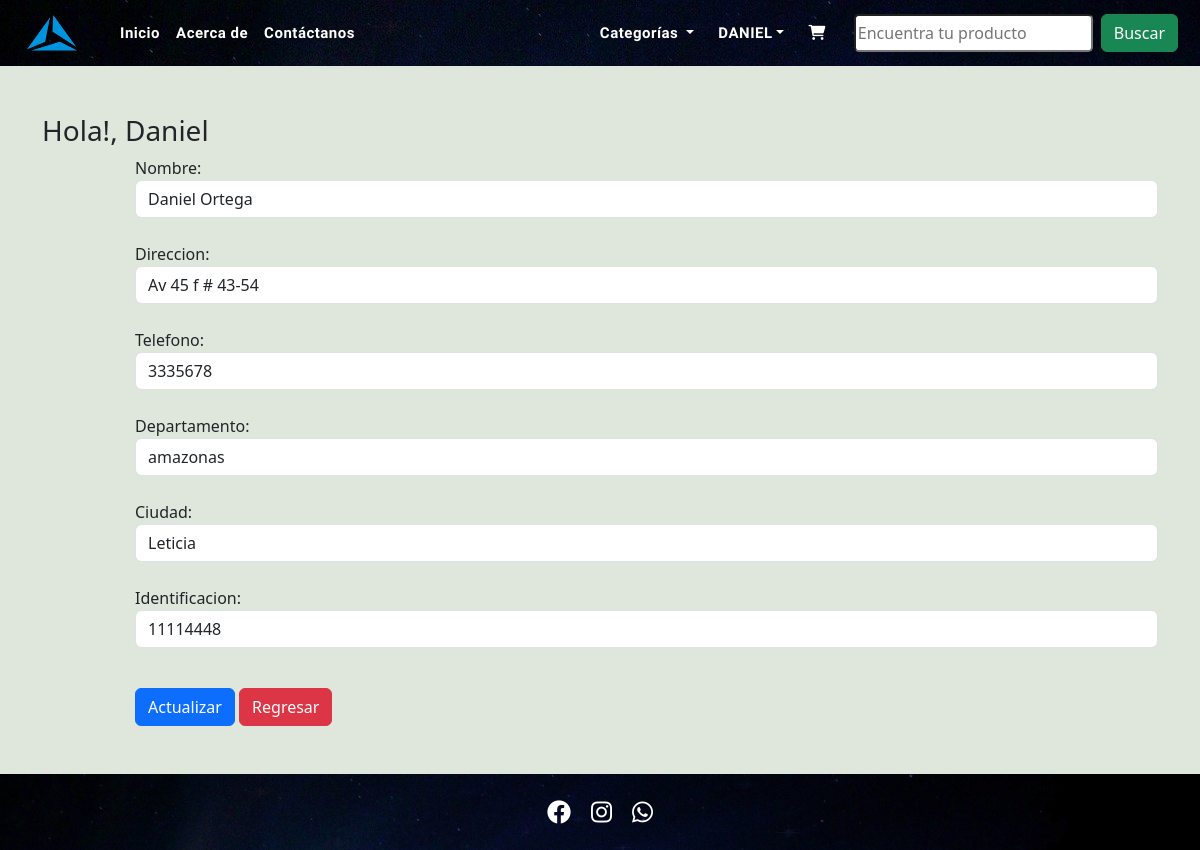
The page /updateAddress/1 (signed in) on the database as committed earlier.
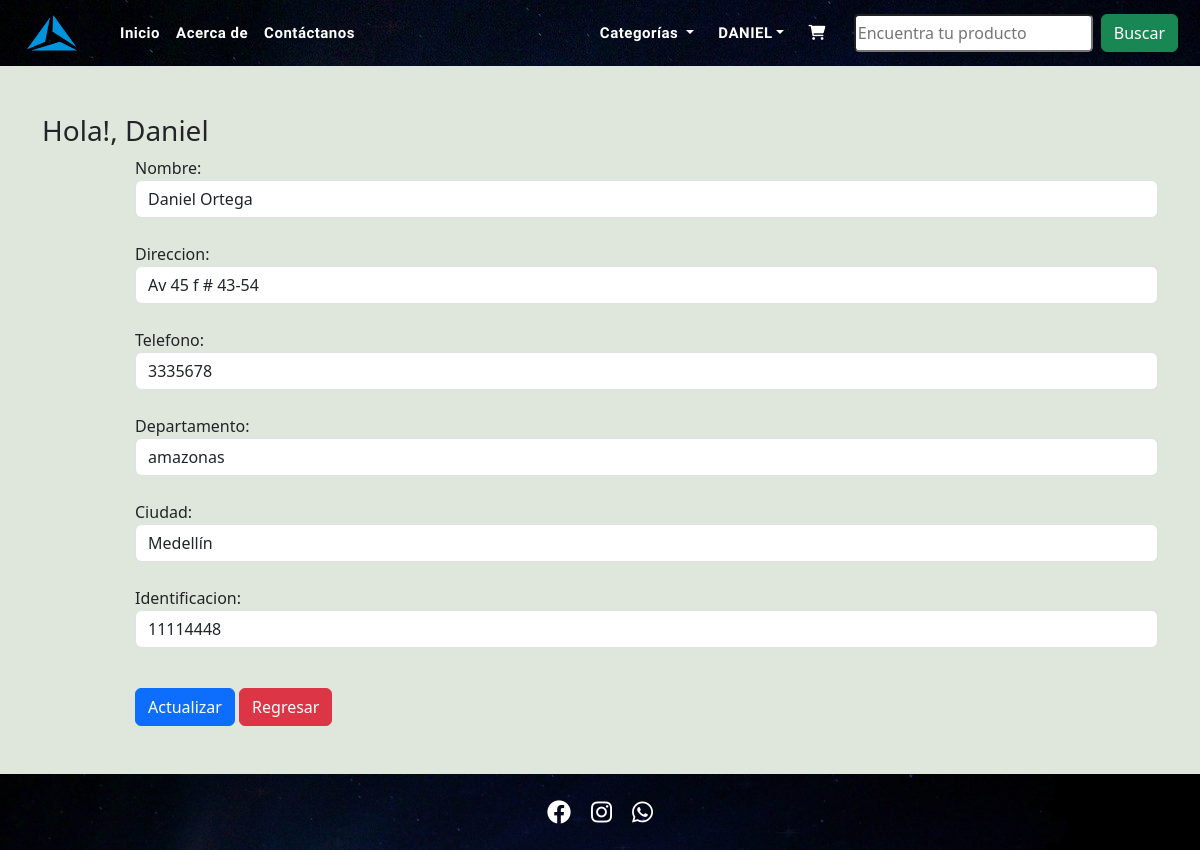
The same page on the database as committed later.
### app/models.py (models this page shows, shortened)
class Customer(models.Model):
    user = models.ForeignKey(User,on_delete=models.CASCADE)
    nombre = models.CharField(max_length=200)
    direccion = models.CharField(max_length=200)
    telefono = models.IntegerField(default=0)
    departamento = models.CharField(max_length=200)
    identificacion = models.IntegerField()
    ciudad = models.CharField(choices=STATE_CHOICES, max_length=100)
    class Meta:
        verbose_name_plural = "Administradores"

### app/views.py (the view, shortened to what this page needs)
# urls.py: path('updateAddress/<int:pk>', views.UpdateAddress.as_view(),name='updateAddress'),
@method_decorator(login_required,name='dispatch')
class UpdateAddress(View):
    def get(self,request,pk):
        add = Customer.objects.get(pk=pk)
        form = CustomerProfileForm(instance=add)
        totalitem = 0
        wishitem = 0
        if request.user.is_authenticated:
            totalitem = len(Cart.objects.filter(user=request.user))
            wishitem = len(Wishlist.objects.filter(user=request.user))
        return render(request, 'app/updateAddress.html',locals())

### app/forms.py
class CustomerProfileForm(forms.ModelForm):
    class Meta:
        model = Customer
        fields=['nombre','direccion','telefono','departamento','ciudad','identificacion',]
        widgets={
            'nombre':forms.TextInput(attrs={'class':'form-control'}),
            'direccion':forms.TextInput(attrs={'class':'form-control'}),
            'telefono':forms.NumberInput(attrs={'class':'form-control'}),
            'departamento':forms.TextInput(attrs={'class':'form-control'}),
            'ciudad':forms.Select(attrs={'class':'form-control'}),
            'identificacion':forms.NumberInput(attrs={'class':'form-control'})
        }

### app/templates/app/updateAddress.html (shortened to what this page needs)
{% extends 'app/base.html' %}
{% load static %}
{% block main-content %}
    <div class="container my-5">
        <div class="row">
            <h3>Hola!, <span class="text-capitalize">{{request.user}}</span></h3>
        </div>
        <div class="colsm-8 offset-sm-1">
            <form action="" method="post">
                {% for fm in form %}
                    {{fm.label_tag}} {{fm}} <small class="text-danger">{{fm.errors|striptags}}</small> <br>
                {% endfor %}
                <div class="col-12 mt-3">
                    <button type="submit" class="btn btn-primary">Actualizar</button>
                    <a href="{% url 'address' %}" type="button" class="btn btn-danger">Regresar</a>
                </div>
            </form>
        </div>
    </div>
{% endblock main-content %}

Rows that differ between the two databases and show on the page:
changed Customer "Daniel Ortega": ciudad "Leticia" → "Medellín"
